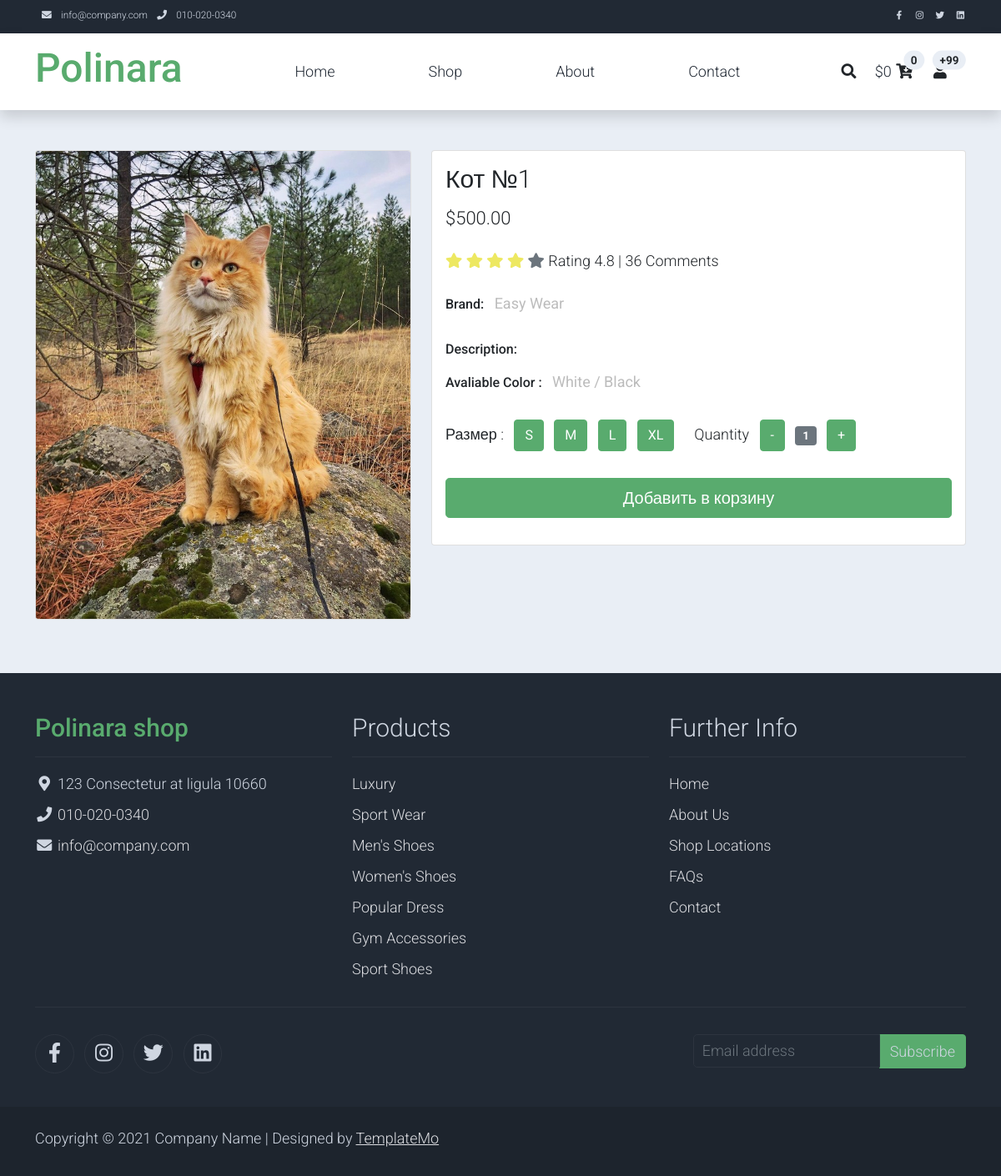
The page /1/kot-1/ on the database its author committed.
### shop/models.py (models this page shows, shortened)
class Product(models.Model):
    category = models.ForeignKey(Category, related_name='products', on_delete=models.CASCADE)
    name = models.CharField(max_length=200, db_index=True)
    slug = models.SlugField(max_length=200, db_index=True)
    image = models.ImageField(upload_to='products/%Y/%m/%d', blank=True)
    description = models.TextField(blank=True)
    price = models.DecimalField(max_digits=10, decimal_places=2)
    stock = models.PositiveIntegerField()
    available = models.BooleanField(default=True)
    created = models.DateTimeField(auto_now_add=True)
    updated = models.DateTimeField(auto_now=True)
    class Meta:
        ordering = ('name',)
        index_together = (('id', 'slug'),)

### shop/views.py (the view)
# urls.py: path('<str:id>/<str:slug>/', views.product_detail, name='product_detail'),
def product_detail(request, id, slug):
    product = get_object_or_404(Product,
                                id=id,
                                slug=slug,
                                available=True)
    cart_product_form = CartAddProductForm()
    return render(request,
                  'shop/product/detail.html',
                  {'product': product,
                  'cart_product_form': cart_product_form})

### cart/forms.py
class CartAddProductForm(forms.Form):
    quantity = forms.TypedChoiceField(choices=PRODUCT_QUANTITY_CHOICES, coerce=int, label='Количество')
    update = forms.BooleanField(required=False, initial=False, widget=forms.HiddenInput)

### cart/cart.py (called while the page is built)
    def __len__(self):
        return sum(item['quantity'] for item in self.cart.values())

    def get_total_price(self):
        return sum(Decimal(item['price']) * item['quantity'] for item in
                self.cart.values())

### cart/context_processors.py (called while the page is built)
def cart(request):
    return {'cart': Cart(request)}

### shop/templates/shop/product/detail.html (shortened to what this page needs)
{% extends "shop/base.html" %}
{% load static %}
{% block content %}
    <section class="bg-light">
        <div class="container pb-5">
            <div class="row">
                <div class="col-lg-5 mt-5">
                    <div class="card mb-3">
                        <img class="card-img img-fluid" src="{{ product.image.url }}" alt="Card image cap" id="product-detail">
                    </div>
                </div>
                <div class="col-lg-7 mt-5">
                    <div class="card">
                        <div class="card-body">
                            <h1 class="h2">{{ product.name }}</h1>
                            <p class="h3 py-2">${{ product.price }}</p>
                            <p class="py-2">
                                <i class="fa fa-star text-warning"></i>
                                <i class="fa fa-star text-warning"></i>
                                <i class="fa fa-star text-warning"></i>
                                <i class="fa fa-star text-warning"></i>
                                <i class="fa fa-star text-secondary"></i>
                                <span class="list-inline-item text-dark">Rating 4.8 | 36 Comments</span>
                            </p>
                            <ul class="list-inline">
                                <li class="list-inline-item">
                                    <h6>Brand:</h6>
                                </li>
                                <li class="list-inline-item">
                                    <p class="text-muted"><strong>Easy Wear</strong></p>
                                </li>
                            </ul>
                            <h6>Description:</h6>
                            <ul class="list-inline">
                                <li class="list-inline-item">
                                    <h6>Avaliable Color :</h6>
                                </li>
                                <li class="list-inline-item">
                                    <p class="text-muted"><strong>White / Black</strong></p>
                                </li>
                            </ul>
                            <form action="{% url "cart:cart_add" product.id %}" method="post">
                                <div class="row">
                                    <div class="col-auto">
                                        <ul class="list-inline pb-3">
                                            <li class="list-inline-item">Размер :
                                            </li>
                                            <li class="list-inline-item"><span class="btn btn-success btn-size">S</span></li>
                                            <li class="list-inline-item"><span class="btn btn-success btn-size">M</span></li>
                                            <li class="list-inline-item"><span class="btn btn-success btn-size">L</span></li>
                                            <li class="list-inline-item"><span class="btn btn-success btn-size">XL</span></li>
                                        </ul>
                                    </div>
                                    <div class="col-auto">
                                        <ul class="list-inline pb-3">
                                            <li class="list-inline-item text-right">
                                                Quantity
                                            </li>
                                            <li class="list-inline-item"><span class="btn btn-success" id="btn-minus">-</span></li>
                                            <li class="list-inline-item"><span class="badge bg-secondary" id="var-value">1</span></li>
                                            <li class="list-inline-item"><span class="btn btn-success" id="btn-plus">+</span></li>
                                        </ul>
                                    </div>
                                </div>
                                <div class="row pb-3">
                                    <div class="col d-grid">
                                        <button type="submit" class="btn btn-success btn-lg" name="submit" value="addtocard">Добавить в корзину</button>
                                    </div>
                                </div>
                            </form>
                        </div>
                    </div>
                </div>
            </div>
        </div>
    </section>
{% endblock %}

### shop/static/css/templatemo.css (style rules this page uses)
body, ul, li, p, a, label, input, div { font-family: 'Roboto', sans-serif; font-size: 18px !important; font-weight: 300 !important; }
.h2 { font-family: 'Roboto', sans-serif; font-size: 30px !important; font-weight: 300; }
.h3 { font-family: 'Roboto', sans-serif; font-size: 22px !important; }
.text-warning { color: #ede861 !important; }
.text-muted { color: #bcbcbc !important; }
.bg-light { background-color: #e9eef5 !important; }
.btn-success { background-color: #59ab6e !important; border-color: #56ae6c !important; }

### shop/static/css/created.css (style rules this page uses)
* { margin: 0; padding: 0 }

### rows shown on the page
Product: image (picture), name "Кот №1", price "500.00"

### other values the page prints
{{ cart.get_total_price }} "0"
{{ total_items }} "0"
